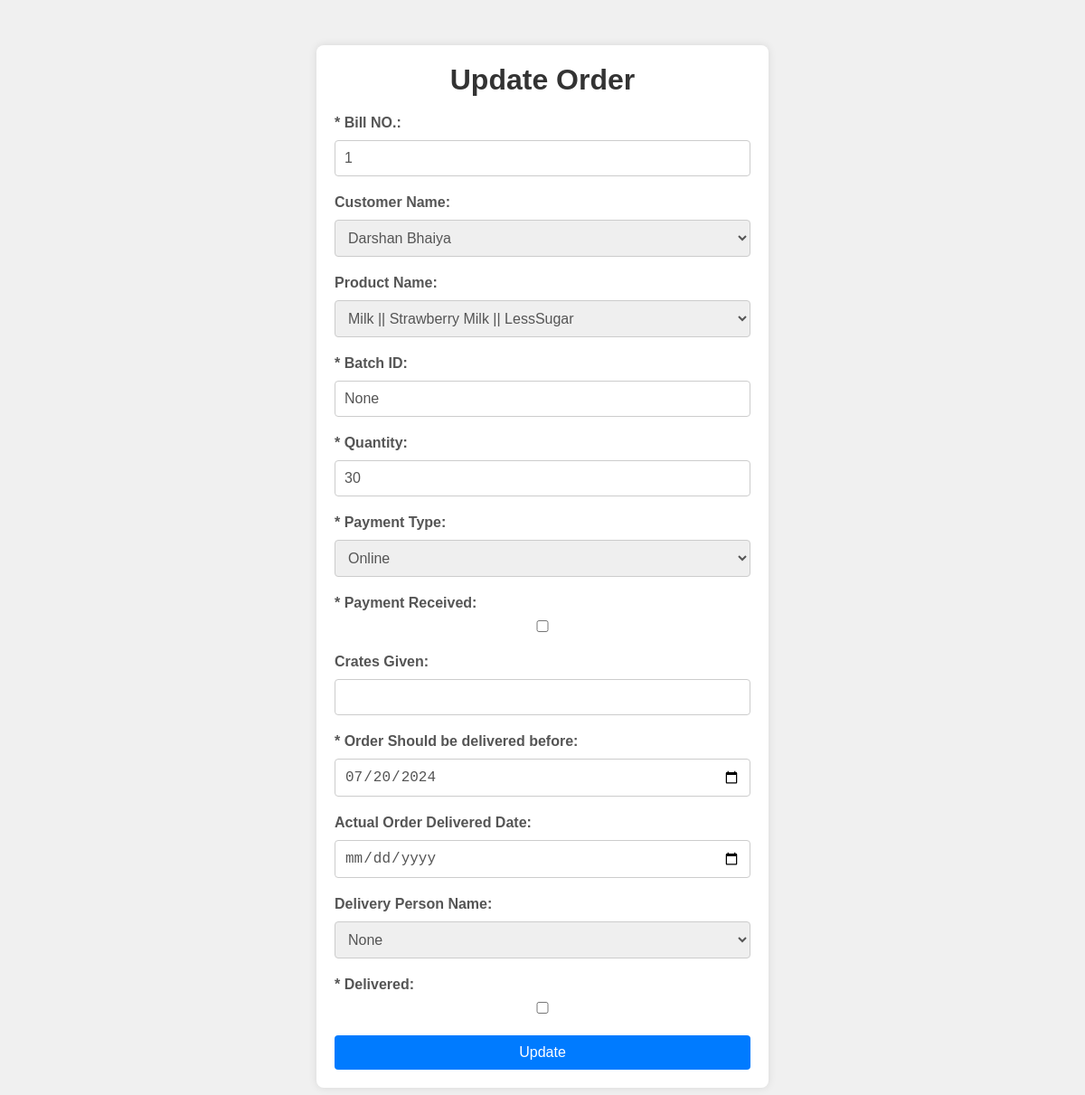
The page /open_update_order/OCDPMON5685 (signed in) on the database its author committed.
### app.py (models this page shows)
class Orders(db.Model):
    OrderID = db.Column(db.String(60), primary_key=True)
    BillID = db.Column(db.Integer)
    CustomerID = db.Column(db.String(60), db.ForeignKey('customer.CustomerID'))
    ProductID = db.Column(db.String(60), db.ForeignKey('product.ProductID'))
    BatchID = db.Column(db.String(20))
    Quantity = db.Column(db.Integer)
    Amount = db.Column(db.Float)
    OrderDateTime = db.Column(db.DateTime)
    PaymentType = db.Column(db.Enum('Online', 'Cash','Credit'))
    PaymentReceivedOrNot = db.Column(db.Boolean)
    CratesGiven = db.Column(db.Integer)
    PreferredOrderDate = db.Column(db.Date)
    ActualOrderDeliveredDate = db.Column(db.Date)
    DeliveryPersonID = db.Column(db.String(60), db.ForeignKey('delivery_person.DeliveryPersonID'))
    DeliveredOrNot = db.Column(db.Boolean)

class Customer(db.Model):
    CustomerID = db.Column(db.String(60), primary_key=True)
    CustomerName = db.Column(db.String(255))
    Address = db.Column(db.String(255))
    ContactPerson = db.Column(db.String(255))
    ContactNumber = db.Column(db.String(20))
    EmailId=db.Column(db.String(50))
    CustomerType = db.Column(db.Enum('Individual', 'Shop'))
    GSTRegistered = db.Column(db.Boolean)
    GSTNumber = db.Column(db.String(20))
    EngagementSource = db.Column(db.Enum('Direct', 'Marketing', 'Digital Media'))
    FirstOrderDate = db.Column(db.Date)
    LastOrderDate = db.Column(db.Date)
    LastBillNumber = db.Column(db.String(20))
    LastOrderID = db.Column(db.Integer)
    TotalCredit = db.Column(db.Float)
    TotalBusinessAmount = db.Column(db.Float)
    TotalTofuOrdered = db.Column(db.Float)
    TotalTofuAmount = db.Column(db.Float)
    TotalMilkOrdered = db.Column(db.Float)
    TotalMilkAmount = db.Column(db.Float)
    CrateGiven = db.Column(db.Integer)

class Product(db.Model):
    ProductID = db.Column(db.String(60), primary_key=True)
    ProductName = db.Column(db.String(255))
    Type = db.Column(db.Enum('Tofu', 'Milk'))
    SugarType = db.Column(db.String(50))
    ProductDescription = db.Column(db.String(255))
    Price = db.Column(db.Float)
    AvailableQuantity = db.Column(db.Integer)
    TotalQuantityProduced = db.Column(db.Integer)
    AvailableOrNot = db.Column(db.Boolean)

### app.py (the view)
@app.route('/open_update_order/<string:OrderID>')
def open_update_order(OrderID):
    if session['LoggedIn']==True and (session['Designation']=="Admin" or  session['Designation']=="Order Manager"):
        order = Orders.query.filter_by(OrderID=OrderID).first()
        products=Product.query.all()
        customers=Customer.query.all()
        delivery_people = DeliveryPerson.query.all()
        return render_template("updateOrder.html", order=order,products=products,customers=customers,delivery_people=delivery_people)

### templates/updateOrder.html (shortened to what this page needs)
<!DOCTYPE html>
<html lang="en">
<head>
</head>
<body>
    <div class="container">
        <h1>Update Order</h1>
        <form action="/update_order/{{ order.OrderID }}" method="POST">
            <div class="form-group">
                <label for="billID">* Bill NO.:</label>
                <input type="number" id="billID" name="billID" value="{{ order.BillID }}" readonly>
            </div>
            <div class="form-group">
                <label for="customerID">Customer Name:</label>
                <select id="customerID" name="customerID" required>
                    {% for customer in customers %}
                        <option value="{{ customer.CustomerID }}" {% if customer.CustomerID == order.CustomerID %} selected {% endif %}>{{ customer.CustomerName }}</option>
                    {% endfor %}
                </select>
            </div>
            <div class="form-group">
                <label for="productID">Product Name:</label>
                <select id="productID" name="productID" required>
                    {% for product in products %}
                        <option value="{{ product.ProductID }}" {% if product.ProductID == order.ProductID %} selected {% endif %}>{{ product.Type }} || {{ product.ProductName }} || {{ product.SugarType }}</option>
                    {% endfor %}
                </select>
            </div>
            <div class="form-group">
                <label for="batchID">* Batch ID:</label>
                <input type="text" id="batchID" name="batchID" value="{{ order.BatchID }}" required>
            </div>
            <div class="form-group">
                <label for="quantity">* Quantity:</label>
                <input type="number" id="quantity" name="quantity" value="{{ order.Quantity }}" required>
            </div>
            <div class="form-group">
                <label for="paymentType">* Payment Type:</label>
                <select id="paymentType" name="paymentType" required onchange="handlePaymentTypeChange()">
                    <option value="Online" {% if order.PaymentType == 'Online' %} selected {% endif %}>Online</option>
                </select>
            </div>
            <div class="form-group" id="paymentReceivedGroup">
                <label for="paymentReceivedOrNot">* Payment Received:</label>
                <input type="checkbox" id="paymentReceivedOrNot" name="paymentReceivedOrNot" {% if order.PaymentReceivedOrNot %}checked{% endif %}>
            </div>
            <div class="form-group">
                <label for="cratesGiven">Crates Given:</label>
                <input type="number" id="cratesGiven" name="cratesGiven" value="{{ order.CratesGiven }}" >
            </div>
            <div class="form-group">
                <label for="preferredOrderDate">* Order Should be delivered before:</label>
                <input type="date" id="preferredOrderDate" name="preferredOrderDate" value="{{ order.PreferredOrderDate }}" required>
            </div>
            <div class="form-group">
                <label for="actualOrderDeliveredDate">Actual Order Delivered Date:</label>
                <input type="date" id="actualOrderDeliveredDate" name="actualOrderDeliveredDate" value="{{ order.ActualOrderDeliveredDate }}" >
            </div>
            <div class="form-group">
                <label for="deliveryPersonID">Delivery Person Name:</label>
                <select id="deliveryPersonID" name="deliveryPersonID">
                    <option value="">None</option>
                </select>
            </div>
            <div class="form-group">
                <label for="deliveredOrNot">* Delivered:</label>
                <input type="checkbox" id="deliveredOrNot" name="deliveredOrNot" {% if order.DeliveredOrNot %}checked{% endif %}>
            </div>
            <button type="submit">Update</button>
        </form>
    </div>
</body>
</html>

### templates/updateOrder.html (style rules this page uses)
* { margin: 0; padding: 0; box-sizing: border-box; }
body { font-family: Arial, sans-serif; background-color: #f0f0f0; margin: 0; padding: 0; }
.container { max-width: 500px; margin: 50px auto; background-color: #fff; padding: 20px; border-radius: 8px; box-shadow: 0 0 10px rgba(0, 0, 0, 0.1); }
h1 { text-align: center; color: #333; margin-bottom: 20px; }
.form-group { margin-bottom: 20px; }
label { font-weight: bold; color: #555; display: block; margin-bottom: 5px; }
input[type="text"], input[type="number"], input[type="date"], input[type="checkbox"], select { width: 100%; padding: 10px; border: 1px solid #ccc; border-radius: 4px; box-sizing: border-box; font-size: 16px; color: #555; margin-top: 5px; }
button { background-color: #007bff; color: #fff; border: none; padding: 10px 20px; cursor: pointer; border-radius: 4px; font-size: 16px; width: 100%; transition: background-color 0.3s ease; }

### rows shown on the page
Orders: billID "1", customerID "Darshan Bhaiya", productID "Milk || Strawberry Milk || LessSugar", batchID "None", quantity "30", paymentType "Online", preferredOrderDate "07/20/2024"
